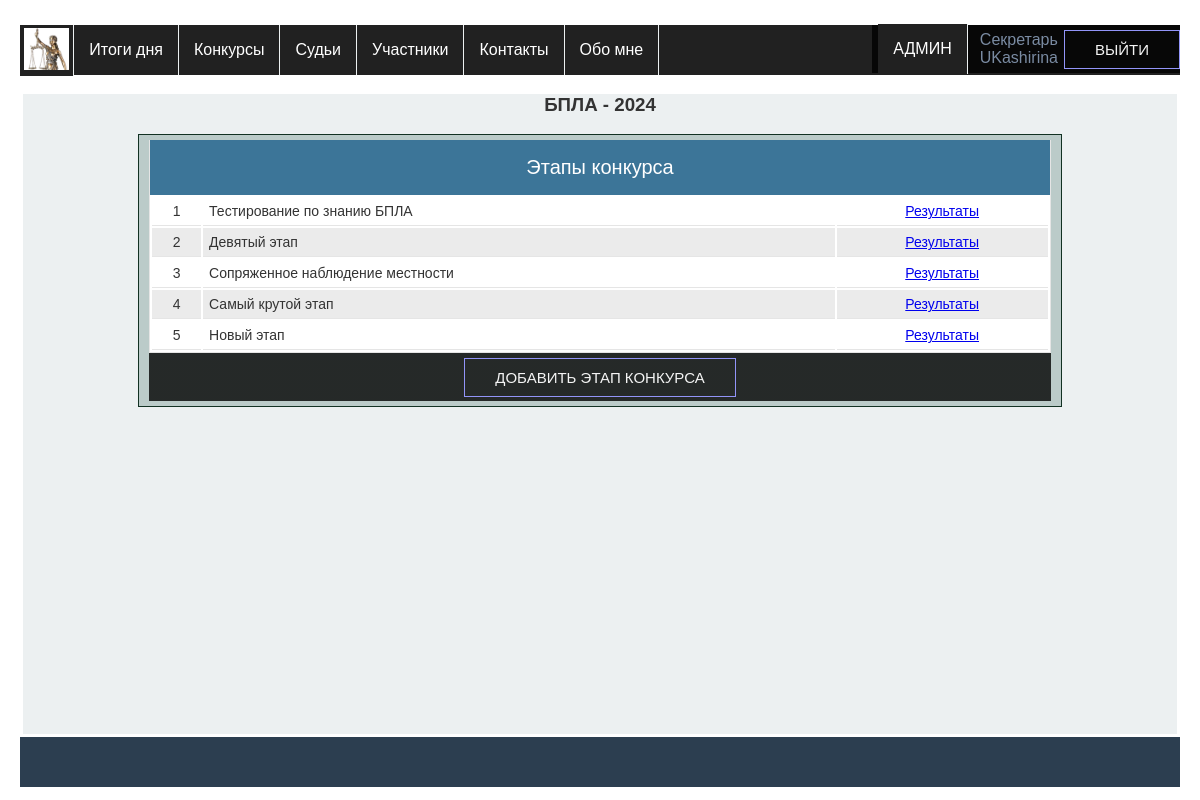
Page /competitions/view_competition/1/ (signed in) on the committed database.
### app_for_judges/models.py (models this page shows, shortened)
class Judge(models.Model):
    STATUSES = (
        ('M', 'Главный судья'),
        ('J', 'Судья'),
        ('S', 'Секретарь'),
        ('O', 'Наблюдатель'),
    )
    class Meta:
        db_table = 'judges'
        verbose_name = _('Судья')
        verbose_name_plural = _('Судьи')
    user = models.OneToOneField(User, on_delete=models.CASCADE)
    patronymic = models.CharField(_('Отчество'), max_length=25, null=True, blank=True, default=None)
    post = models.CharField(_('Занимаемая должность'), max_length=100,
                            default='Преподаватель ОД (математика, информатика и ИКТ)')
    regalia = models.TextField(_('Заслуги и регалии'), default='Преподаватель высшей категории')
    organization = models.CharField(_('Место работы'), max_length=100, default='Оренбургское ПКУ')
    status = models.CharField(_('Статус на соревнованиях'), max_length=1,
                              choices=STATUSES, default='O')
    competitions = models.ManyToManyField(Competition, blank=True, default='Нет')

### app_for_competitions/models.py (models this page shows, shortened)
class Competition(models.Model):
    class Meta:
        db_table = 'competitions'
        verbose_name = _('Конкурс')  # наименование в админке в единственном числе
        verbose_name_plural = _('Конкурсы')  # наименование в админке во множественном числе
    name = models.CharField(_('Сокращенное название'), max_length=50, unique=True)
    fullname = models.CharField(_('Полное наименование конкурса'), max_length=200,
                                default=None)
    date = models.DateField(_('Дата проведения'),
                            help_text="Дата начала")
    active = models.BooleanField(_('Активен'), default=True)

class CompetitionTask(models.Model):
    class Meta:
        db_table = 'competition_tasks'
        verbose_name = _('Этап конкурса')
        verbose_name_plural = _('Этапы конкурсов')
    name = models.CharField(max_length=60, verbose_name=_('Название этапа'))
    competition = models.ForeignKey(Competition, on_delete=models.CASCADE, verbose_name=_('Конкурс'))
    judging = models.BooleanField(default=True, verbose_name=_('Возможность судейства'))
    name_intermediate_points_1 = models.CharField(max_length=45, default=None, blank=True,
                                                  verbose_name=_('Промежуточные баллы - 1'))
    name_intermediate_points_2 = models.CharField(max_length=45, default=None, blank=True,
                                                  verbose_name=_('Промежуточные баллы - 2'))
    name_intermediate_points_3 = models.CharField(max_length=45, default=None, blank=True,
                                                  verbose_name=_('Промежуточные баллы - 3'))
    name_intermediate_points_4 = models.CharField(max_length=45, default=None, blank=True,
                                                  verbose_name=_('Промежуточные баллы - 4'))
    name_points = models.CharField(max_length=45, default=None, blank=True, verbose_name=_('Сумма баллов'))
    name_correction_score_up = models.CharField(max_length=45, default=None, blank=True,
                                                verbose_name=_('Корректирующий балл, если больше'))
    name_correction_score_down = models.CharField(max_length=45, default=None, blank=True,
                                                  verbose_name=_('Корректирующий балл, если меньше'))
    name_intermediate_time_1 = models.CharField(max_length=45, default=None, blank=True,
                                                verbose_name=_('Промежуточное время - 1'))
    name_intermediate_time_2 = models.CharField(max_length=45, default=None, blank=True,
                                                verbose_name=_('Промежуточное время - 2'))
    name_average_time = models.CharField(max_length=45, default=None, blank=True, verbose_name=_('Среднее время'))
    name_total_time = models.CharField(max_length=45, default=None, blank=True, verbose_name=_('Время'))
    name_correction_time = models.CharField(max_length=45, default=None, blank=True,
                                            verbose_name=_('Корректирующее время'))

### app_for_competitions/views.py (the view)
# urls.py: path('view_competition/<int:pk>/', view_competition, name='view_competition'),
def view_competition(request, pk):
    competition = get_object_or_404(Competition, id=pk)
    context = {'title': f"{competition.name}"}
    competition_tasks = CompetitionTask.objects.filter(competition=competition)
    context['competition_tasks'] = competition_tasks
    context['competition_id'] = pk
    context['active'] = competition.active
    return render(request, 'app_for_competitions/view_competition_tasks.html', context)

### app_for_competitions/templates/app_for_competitions/view_competition_tasks.html (shortened to what this page needs)
{% extends 'base.html' %}
{% load static %}
{% block content %}
<h3 class="center">{{ title }}</h3>
<div class="row">
    <div class="table-caption">Этапы конкурса</div>
    <table id="table">
        <tbody>
        {% for task in competition_tasks %}
        <tr>
            <td>{{ forloop.counter }}</td>
            <td style="text-align: left">{{ task.name }}</td>
            {% if active %}
            <td><a href="{% url 'view_task_result' pk=task.id pc=competition_id %}">Результаты</a></td>
            {% endif %}
        </tr>
        {% endfor %}
        </tbody>
    </table>
    <div class="container">
        <a class="btn a_btn" href="{% url 'create_competition_task' pc=competition_id %}">Добавить этап конкурса</a>
    </div>
</div>
{%  endblock %}

### templates/base.html (shortened to what this page needs)
<!DOCTYPE html>
{% load static %}
<html lang="ru">
<head>
    <link rel="stylesheet" href="{% static 'css/stylesheet.css' %}" type="text/css">
</head>
<body>
<div class="wrapper">
    <header>
        <ul>
            <li>
                <a class="a_menu_logo" href="{% url 'home' %}">
                    <image class="logo" src="{% static 'image/femidalittle.png' %}">
                </a>
            </li>
            <li><a class="a_menu" href="{% url 'competition_result' %}">Итоги дня</a></li>
            <li><a class="a_menu" href="{% url 'all_competitions' %}">Конкурсы</a></li>
            <li><a class="a_menu" href="{% url 'judges_list' filter='all' %}">Судьи</a></li>
            <li><a class="a_menu" href="#">Участники</a>
            </li>
            <li><a class="a_menu" href="{% url 'contacts' %}">Контакты</a></li>
            <li><a class="a_menu" href="{% url 'about' %}">Обо мне</a></li>
            <div class="container enter">
                {% if user.is_authenticated %}
                <div class="user_name"><a class="a_menu" href="/admin">АДМИН</a></div>
                <div class="user_name">{{user.judge.get_status_display }} <br> {{ user.username }}</div>
                <a href="{% url 'users:logout' %}" class="btn a_btn">Выйти</a>
                {% else %}
                <a href="{% url 'users:login' %}" class="btn a_btn">Войти</a>
                <a href="{% url 'users:register' %}" class="btn a_btn">Регистрация</a>
                {% endif %}
            </div>
        </ul>
    </header>
    <main>
        {% block content %}{% endblock %}
    </main>
    <footer>
    </footer>
</div>
</body>
</html>

### static/css/stylesheet.css (style rules this page uses)
.wrapper { height: 90vh; flex-direction: column; }
main { flex: 1; background-color: #ecf0f1; min-height: 80vh; margin: 3px; }
header { height: 50px; }
footer { background-color: #2c3e50; color: white; height: 50px; padding: 5px; }
* { box-sizing: border-box; }
.row { overflow: hidden; max-width: 80%; min-height: 2px; background-color: #bbcbc9; margin: 0 auto; border: 1px solid #123123; padding: 5px 10px; }
.center { text-align: center; }
ul { list-style: none; margin: 0; padding-left: 0; margin-top: 25px; background: #212121; height: 50px; }
.a_menu { text-decoration: none; background: #212121; color: #fff; padding: 0 15px; font-family: arial; line-height: 50px; display: block; border-right: 1px solid #ecf0f1; -moz-transition: all 0.3s 0.01s ease; -o-transition: all 0.3s 0.01s ease; -webkit-transition: all 0.3s 0.01s ease; }
.a_menu_logo { text-decoration: none; background: #212121; color: #fff; padding: 0 4px; display: block; border-right: 1px solid #ecf0f1; -moz-transition: all 0.3s 0.01s ease; -o-transition: all 0.3s 0.01s ease; -webkit-transition: all 0.3s 0.01s ease; }
.logo { margin: 3px auto 2px; height: 42px; }
.enter { float: right; }
li { float: left; position: relative; }
* { -moz-box-sizing: border-box; -webkit-box-sizing: border-box; box-sizing: border-box; }
html { color: #333333; font-size: 62.5%; }
body { font: normal 16px Tahoma, Geneva, Helvetica, sans-serif; margin: 0 auto; padding: 0; min-width: 1000px; }
@media only all and (min-width: 760px) { body { padding-left: 20px; padding-right: 20px; padding-right: 2rem; padding-left: 2rem; } }
table { display: block; margin: 0; border: none; background: #fff; font-size: 14px; font-size: 1.4rem; }
@media only all and (min-width: 760px) { table { display: table; width: 100%; border: 1px solid #e5e5e5; border-top: none; } }
tbody { display: block; }
@media only all and (min-width: 760px) { tbody { display: table-row-group; } }
.table-caption { display: block; width: 100%; background: #3c7598; color: #fff; font-size: 20px; font-size: 2rem; text-align: center; height: 44px; line-height: 44px; border: none; border-bottom: 2px solid #999; }
@media only all and (min-width: 760px) { .table-caption { border: 1px solid #e5e5e5; border-top: none; border-bottom: none; height: 55px; line-height: 55px; } }
tr { position: relative; display: block; border-bottom: 1px solid #ccc; padding: 8px; padding: 0.8rem; }
tr:nth-child(even) { background: #ebebeb; }
@media only all and (min-width: 760px) { tr { display: table-row; } }
td { display: block; border: none; position: relative; text-align: left; }
@media only all and (min-width: 760px) { td, th { display: table-cell; padding: 6px; padding: 0.6rem; border-bottom: 1px solid #e5e5e5; text-align: center; } }
td:before { content: attr(data-label); display: inline-block; width: 15%; background: #999; border-radius: 6px; height: 20px; margin: 0px 10px 0px 0px; margin: 0rem 1rem 0rem 0rem; padding: 0px 5px; padding: 0rem 0.5rem; font-size: 10px; font-size: 1rem; line-height: 20px; text-align: center; color: #fff; overflow: hidden; }
@media only all and (min-width: 560px) { td:before { width: 12%; font-size: 12px; font-size: 1.2rem; } }
@media only all and (min-width: 760px) { td:before { content: ""; display: none; } }
.container { background: linear-gradient(rgba(0, 0, 0, 0.8), rgba(0, 0, 0, 0.8)); font-family: Arial, Helvetica, sans-serif; display: flex; justify-content: center; align-items: center; height: 3em; padding: 0; margin: 0; }
.a_btn { font-size: 1.5rem; padding: 1rem 3rem; color: #f4f4f4; text-transform: uppercase; }
.btn { text-decoration: none; border: 1px solid rgb(146, 148, 248); position: relative; overflow: hidden; display: flex; justify-content: center; }
.btn:before { content: ""; position: absolute; top: 0; left: -100%; width: 100%; height: 100%; background: linear-gradient( 120deg, transparent, rgba(146, 148, 248, 0.4), transparent ); transition: all 650ms; }
.user_name { color: #7a8ba2; margin: 6px; text-align: center; }

### rows in the picture
Competition: name "БПЛА - 2024"
CompetitionTask: name "Тестирование по знанию БПЛА"
CompetitionTask: name "Девятый этап"
CompetitionTask: name "Сопряженное наблюдение местности"
CompetitionTask: name "Самый крутой этап"
CompetitionTask: name "Новый этап"

### other values in the picture
{{ user.judge.get_status_display }} "Секретарь"
{{ user.username }} "UKashirina"
